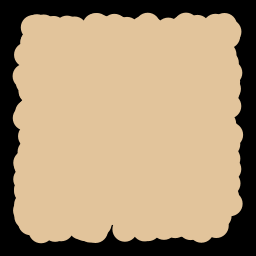
Frame 1 (no input)
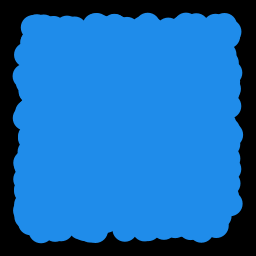
Frame 60 (the mouse pressed at the canvas centre just before this capture)
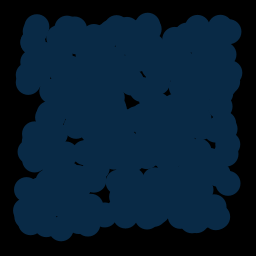
Frame 120 (the mouse held since frame 60 and released just before this capture)

The Processing sketch that drew these frames (run headless with seeded random() and noise(); from frame 60 on, the mouse is pressed at the canvas centre):

// Processing sketch: sketch_01_timing
// ── sketch_01_timing.pde
PVector array[] = new PVector[1000];
int now = 0;
color c = color(255,221,175);

final static int cycleTime = 1500;
void setup()
{
  size(256,256);
  for(int i = 0;i<array.length;i++)
  {
    array[i] = new PVector(random(25,width-25),random(25,height-25));
  }
noStroke();
}

void draw()
{
  background(0);
  fill(lerpColor(c,color(0,0,0),map(millis()-now,0,cycleTime,0,1.0)));
  int maxIndex = (int)constrain( map(millis()-now,0,cycleTime,array.length,0), 0 ,array.length);
  for(int i = 0 ; i < maxIndex ;i++)
  {
    PVector tmp = array[i];
    ellipse(tmp.x,tmp.y,25,25);
  }
  //EXECUTE THE CODE INSIDE HERE EVERY cycleTime (in milliseconds)
  if(millis()-now > cycleTime)
  {
    now = millis();
    c = color(random(0,255),random(0,255),random(0,255));
  }
}
